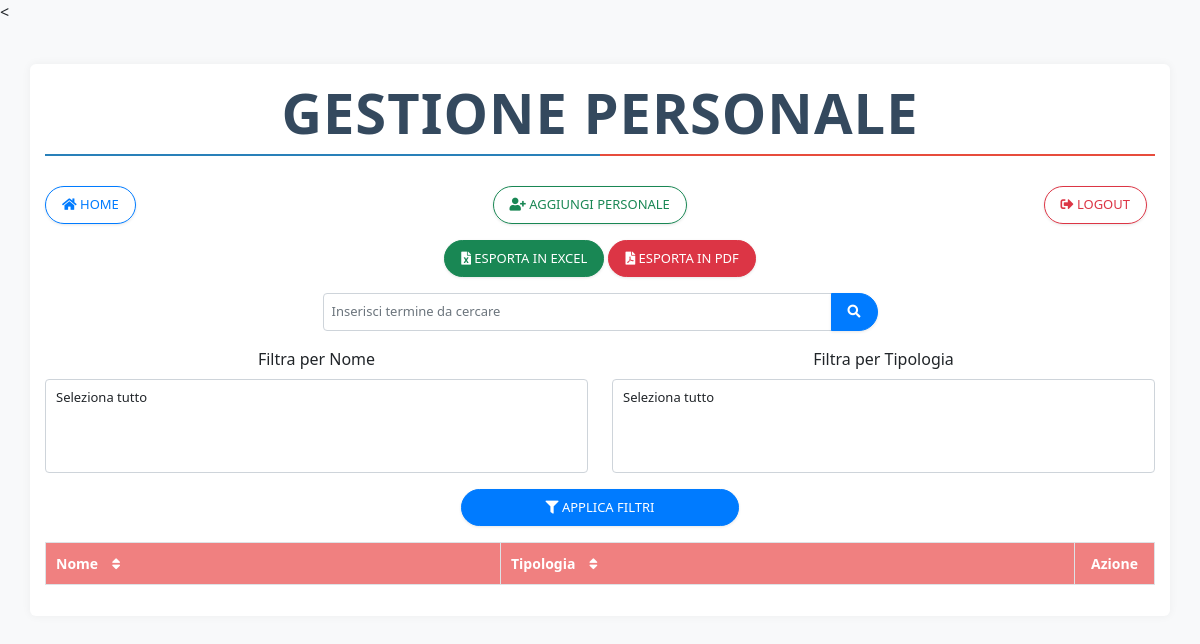
The app's page /php/personale.php (signed in), older data.
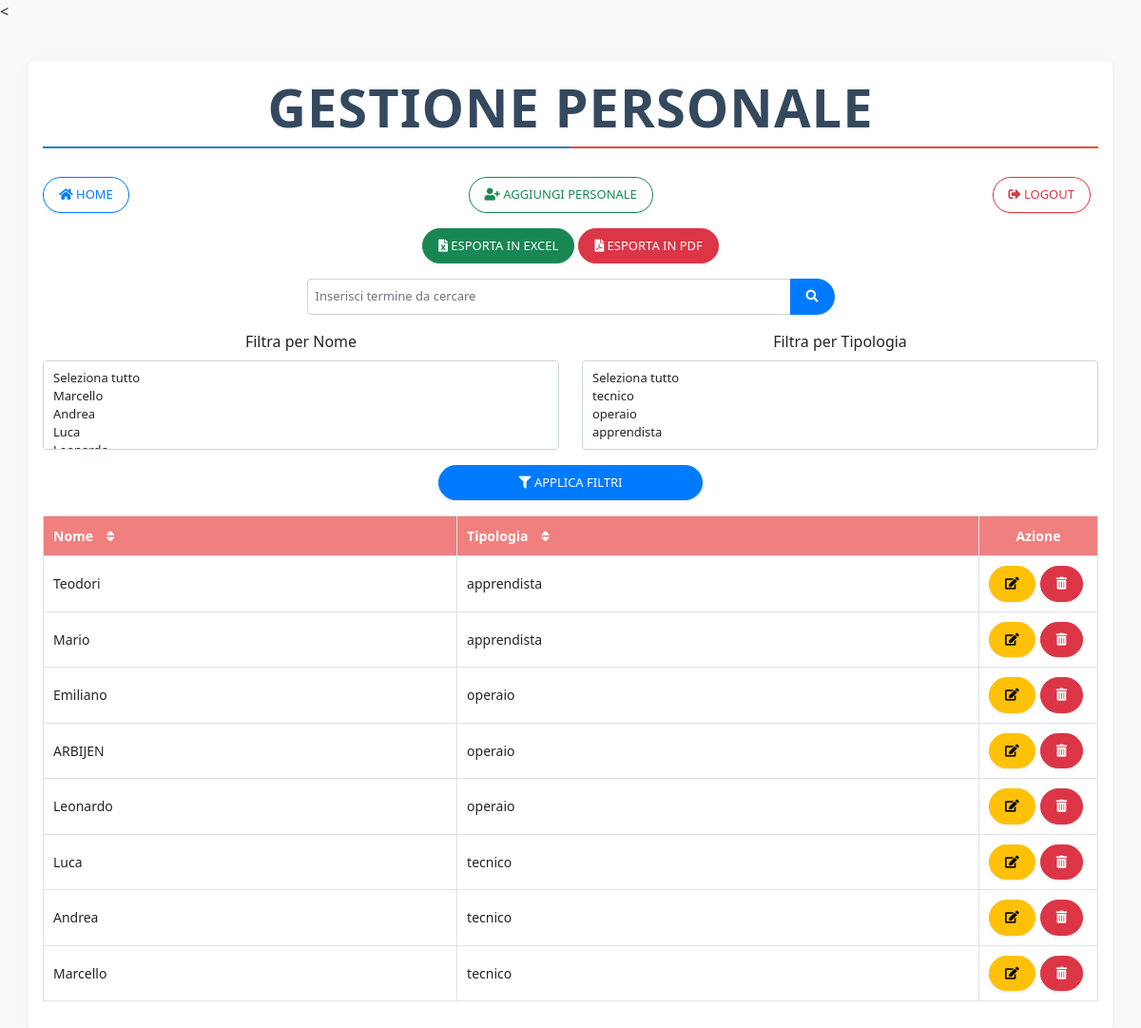
The same page, newer data.
### tables this page shows
CREATE TABLE `personale` (
  `idpersonale` int(11) NOT NULL,
  `idcommessa` int(11) DEFAULT NULL,
  `idtipologia` int(11) DEFAULT NULL,
  `nome` varchar(255) DEFAULT NULL
);

CREATE TABLE `tipologiepersonale` (
  `idtipologia` int(11) NOT NULL,
  `tipologia` varchar(255) DEFAULT NULL,
  `paga` double DEFAULT NULL
);

### php/personale.php (the view, shortened to what this page needs)
<?php
include_once("connection.php");
$nameQuery = "SELECT DISTINCT nome FROM personale";
$nameResult = mysqli_query($mysqli, $nameQuery);
$tipologiaQuery = "SELECT DISTINCT p.idtipologia, t.tipologia FROM personale p
                   JOIN tipologiepersonale t ON p.idtipologia = t.idtipologia";
$tipologiaResult = mysqli_query($mysqli, $tipologiaQuery);
$query = "SELECT p.*, t.tipologia FROM personale p
          JOIN tipologiepersonale t ON p.idtipologia = t.idtipologia";
$query .= " ORDER BY p.idpersonale DESC";
$result = mysqli_query($mysqli, $query);
?>
<!DOCTYPE html>
<html lang="en">
<<head>
    <link href="https://cdn.jsdelivr.net/npm/bootstrap@5.3.0-alpha1/dist/css/bootstrap.min.css" rel="stylesheet">
    <link rel="stylesheet" href="https://cdnjs.cloudflare.com/ajax/libs/font-awesome/5.15.4/css/all.min.css">
    <link rel="stylesheet" href="style.css">
</head>
<body id="gestione-personale">
    <div class="container">
	<h1 class="text-center display-4 mb-4">Gestione Personale</h1>
        <div class="d-flex justify-content-between mb-3">
            <a href="index.php" class="btn btn-outline-light"><i class="fas fa-home"></i> Home</a>
            <button class="btn btn-outline-success" data-bs-toggle="modal" data-bs-target="#addModal"><i class="fas fa-user-plus"></i> Aggiungi Personale</button>
            <a href="logout.php" class="btn btn-outline-danger"><i class="fas fa-sign-out-alt"></i> Logout</a>
        </div>
		<?php
		$queryString = $_SERVER['QUERY_STRING'];
		?>
		<div class="mb-3 text-center">
			<a href="javascript:void(0)" class="btn btn-success" onclick="exportToExcel('<?php echo $queryString; ?>')"><i class="fas fa-file-excel"></i> Esporta in Excel</a>
			<a href="javascript:void(0)" class="btn btn-danger" onclick="exportToPDF('<?php echo $queryString; ?>')"><i class="fas fa-file-pdf"></i> Esporta in PDF</a>
		</div>
        <form action="personale.php" method="GET" class="mb-3 text-center">
            <div class="input-group w-50 mx-auto">
                <input type="text" name="search" class="form-control" id="search" placeholder="Inserisci termine da cercare">
                <button type="submit" class="btn btn-primary"><i class="fas fa-search"></i></button>
            </div>
        </form>
		<form id="filterForm" action="personale.php" method="GET" class="mb-3">
			<div class="row">
				<div class="col-md-4">
					<label for="nome" class="form-label">Filtra per Nome</label>
					<select name="nome[]" class="form-select" multiple id="nomeSelect">
						<option value="" data-select-all>Seleziona tutto</option>
						<?php while ($nameRow = mysqli_fetch_assoc($nameResult)) { ?>
							<option value="<?php echo htmlspecialchars($nameRow['nome']); ?>">
							</option>
						<?php } ?>
					</select>
				</div>
				<div class="col-md-4">
					<label for="idtipologia" class="form-label">Filtra per Tipologia</label>
					<select name="idtipologia[]" class="form-select" multiple id="tipologiaSelect">
						<option value="" data-select-all>Seleziona tutto</option>
						<?php while ($tipologiaRow = mysqli_fetch_assoc($tipologiaResult)) { ?>
							<option value="<?php echo htmlspecialchars($tipologiaRow['idtipologia']); ?>">
							</option>
						<?php } ?>
					</select>
				</div>
			</div>
			<button type="submit" class="btn btn-primary mt-3"><i class="fas fa-filter"></i> Applica Filtri</button>
		</form>
        <table class="table table-hover table-bordered">
            <thead>
		    <tr>
			<th onclick="sortTable(0, this)">Nome <span class="sort-icon"><i class="fas fa-sort"></i></span></th>
			<th onclick="sortTable(1, this)">Tipologia <span class="sort-icon"><i class="fas fa-sort"></i></span></th>
			<th class="action-column">Azione</th>
		    </tr>
	    </thead>
            <tbody>
                <?php while ($row = mysqli_fetch_assoc($result)) { ?>
                    <tr>
                        <td><?php echo htmlspecialchars($row['nome']); ?></td>
                        <td><?php echo htmlspecialchars($row['tipologia']); ?></td>
                        <td class="action-column">
							<div class="d-flex justify-content-end">
                            <button class="btn btn-edit btn-warning" data-bs-toggle="modal" data-bs-target="#editModal<?php echo $row['idpersonale']; ?>"><i class="fas fa-edit"></i></button>
                            <a href="personale.php?delete_id=<?php echo $row['idpersonale']; ?>" class="btn btn-delete btn-danger" onclick="return confirm('Sei sicuro di voler eliminare questo personale?');"><i class="fas fa-trash-alt"></i></a>
                        </td>
                    </tr>
                <?php } ?>
            </tbody>
        </table>
    </div>
</body>
</html>

### php/style.css (style rules this page uses)
body { background-color: #f8f9fa; color: #212529; }
h1.text-center.display-4 { position: relative; font-weight: bold !important; color: #34495e !important; text-transform: uppercase !important; letter-spacing: 1px !important; margin-bottom: 30px !important; padding-bottom: 10px !important; background: none !important; overflow: hidden; }
h1.text-center.display-4::before, h1.text-center.display-4::after { content: ''; position: absolute; height: 2px; width: 50%; bottom: 0; background-color: #2980b9; transition: all 0.4s ease; z-index: 1; }
h1.text-center.display-4::before { left: 0; background-color: #2980b9; }
h1.text-center.display-4::after { right: 0; background-color: #e74c3c; }
h1.text-center.display-4::before, h1.text-center.display-4::after { animation: move-bar 2s ease infinite alternate; }
.container { margin-top: 40px; padding: 15px; background-color: #ffffff; border-radius: 6px; box-shadow: 0 0 10px rgba(0, 0, 0, 0.05); }
.table { background-color: #ffffff; border: 1px solid #dee2e6; border-radius: 4px; width: 100%; table-layout: auto; }
.table th, .table td { vertical-align: middle; color: #212529; padding: 8px; font-size: 13px; }
.table thead th { background-color: #f08080; color: #ffffff; text-align: left; font-weight: bold; }
.btn { border-radius: 20px; padding: 8px 16px; font-size: 13px; font-weight: 500; text-transform: uppercase; box-shadow: 0 1px 3px rgba(0, 0, 0, 0.1); }
.btn-primary { background-color: #007bff; border-color: #007bff; color: #fff; }
.btn-outline-light { border-color: #007bff; color: #007bff; }
.form-control, .form-select { background-color: #ffffff; color: #212529; border: 1px solid #ced4da; padding: 8px; font-size: 13px; border-radius: 4px; }
.form-label { display: block; text-align: center; }
.form-control::placeholder { color: #6c757d; }
#gestione-personale .row > .col-md-4 { flex: 1; }
.d-flex .btn { margin-right: 8px; padding: 8px 16px; font-size: 13px; border-radius: 20px; }
#gestione-personale .action-column { width: 80px; text-align: center; }
#gestione-personale .action-column .btn { margin-right: 5px; }
.sort-icon { margin-left: 10px; cursor: pointer; }
#gestione-personale .table th, #gestione-personale .table td { padding: 10px; font-size: 14px; }
#gestione-personale #nomeSelect, #gestione-personale #tipologiaSelect { width: 100%; }
#gestione-personale #filterForm .btn-primary { display: block; margin: 0 auto; width: 25%; }

Row changes from the older to the newer data that the page shows:
added personale: nome "Teodori", idtipologia.tipologia "apprendista"
added personale: nome "Mario", idtipologia.tipologia "apprendista"
added personale: nome "Emiliano", idtipologia.tipologia "operaio"
added personale: nome "ARBIJEN", idtipologia.tipologia "operaio"
added personale: nome "Leonardo", idtipologia.tipologia "operaio"
added personale: nome "Luca", idtipologia.tipologia "tecnico"
added personale: nome "Andrea", idtipologia.tipologia "tecnico"
added personale: nome "Marcello", idtipologia.tipologia "tecnico"
Text that changed along with them:
form field value: "Seleziona tutto" → "Seleziona tutto / Marcello / Andrea / Luca"
form field value: "Seleziona tutto" → "Seleziona tutto / tecnico / operaio / apprendista"
